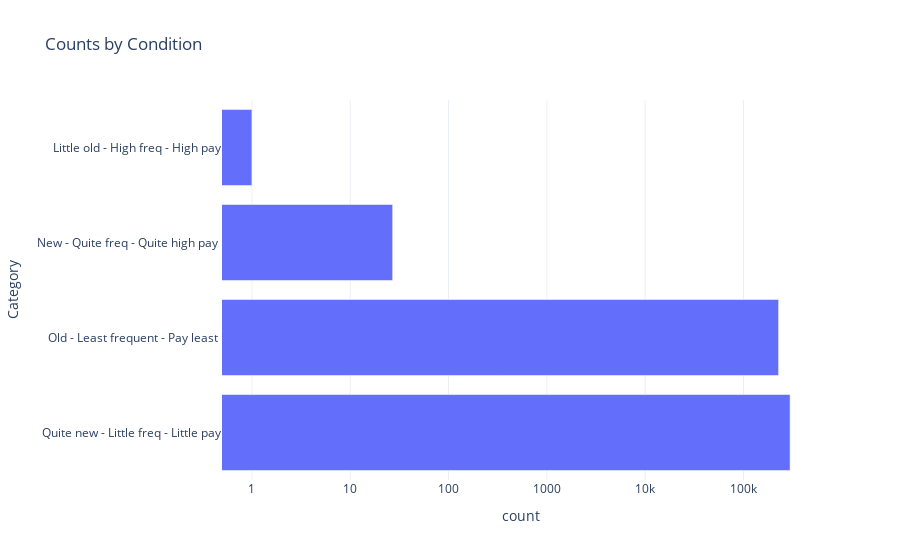

Notebook code for this chart:
### Code cell
# Create an interactive bar chart 
fig = px.bar(result, x='count', orientation='h',
             log_x=True,  # Logarithmic scale for x-axis
             title='Counts by Condition',
             template='plotly_white')  # Set background color to white
fig.show()

### Figure 1 — Plotly figure (JSON) as saved in the notebook; plotly's stock layout.template omitted (floating-point values rounded to 4 significant figures)
{"data": [{"alignmentgroup": "True", "hovertemplate": "count=%{x}<br>Category=%{y}<extra></extra>", "legendgroup": "", "marker": {"color": "#636efa", "pattern": {"shape": ""}}, "name": "", "offsetgroup": "", "orientation": "h", "showlegend": false, "textposition": "auto", "x": [297864, 227450, 27, 1], "xaxis": "x", "y": ["Quite new - Little freq - Little pay", "Old - Least frequent - Pay least ", "New - Quite freq - Quite high pay ", "Little old - High freq - High pay"], "yaxis": "y", "type": "bar"}], "layout": {"xaxis": {"anchor": "y", "domain": [0.0, 1.0], "title": {"text": "count"}, "type": "log"}, "yaxis": {"anchor": "x", "domain": [0.0, 1.0], "title": {"text": "Category"}}, "legend": {"tracegroupgap": 0}, "title": {"text": "Counts by Condition"}, "barmode": "relative"}}
